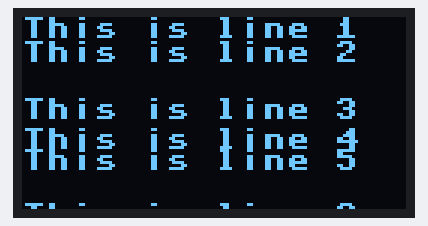
This program was run on a simulated ESP32 board running MicroPython. Parts: 128×64 one-colour display. At 8.9 s the program stops and its outputs stay as they are.

Above: at 0.21 s.
At 0.88 s:
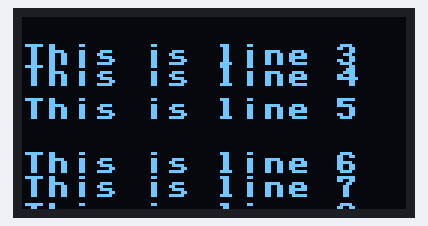
At 1.55 s:
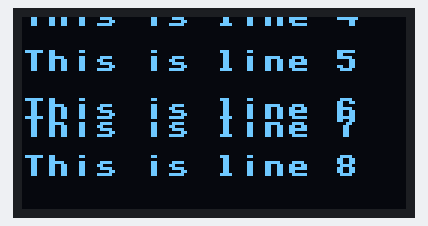
At 3.27 s:
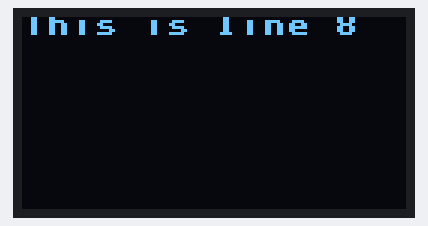
At 5.02 s:
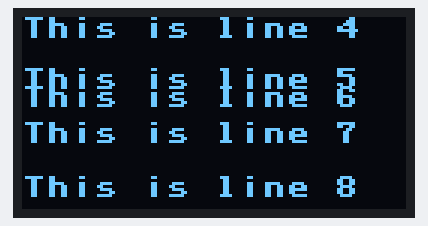
At 6.93 s:
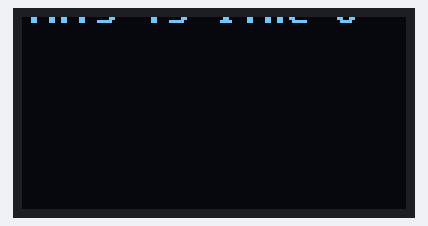

The program:

waved_lines.py
```python
from machine import Pin, I2C
import ssd1306
import time
import math

# Function to animate wave effect with scrolling
def wave_scroll_animation(display, lines):
    amplitude = 4
    frequency = 0.05
    line_height = 12
    max_length = max(len(line) for line in lines)

    for t in range((max_length + 16) * 8):  # Adjust the range for scrolling
        display.fill(0)
        for j, line in enumerate(lines):
            y_offset = int(amplitude * math.sin(2 * math.pi * frequency * t - j * 2) + j * line_height)
            display.text(line, 0, y_offset - (t % (len(lines) * line_height)), 1)  # Add scrolling effect
        display.show()
        time.sleep(0.01)

# Initialize I2C and SSD1306 display
i2c = I2C(sda=Pin(21), scl=Pin(22))
display = ssd1306.SSD1306_I2C(128, 64, i2c)

# Multiple lines of text
lines = [
    "This is line 1",
    "This is line 2",
    "This is line 3",
    "This is line 4",
    "This is line 5",
    "This is line 6",
    "This is line 7",
    "This is line 8"
]

# Animate wave effect with scrolling
wave_scroll_animation(display, lines)

# Clear the display
display.fill(0)
display.show()
```
